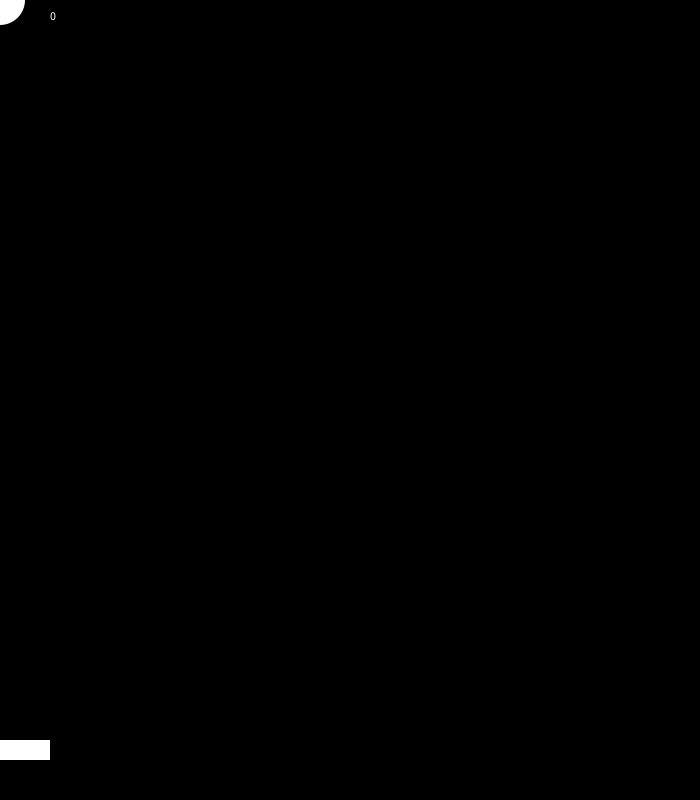
Frame 1 (no input)
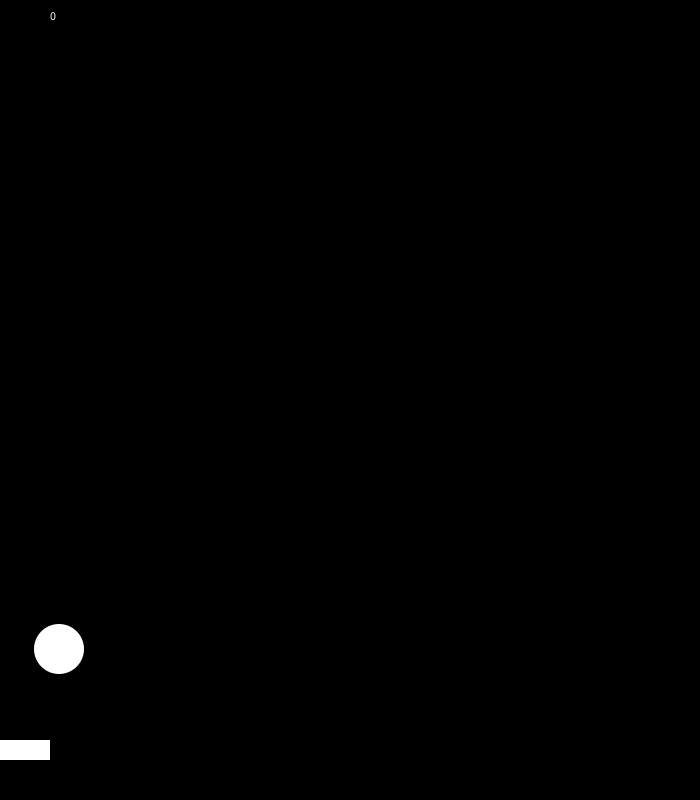
Frame 60 (the mouse pressed at the canvas centre just before this capture)
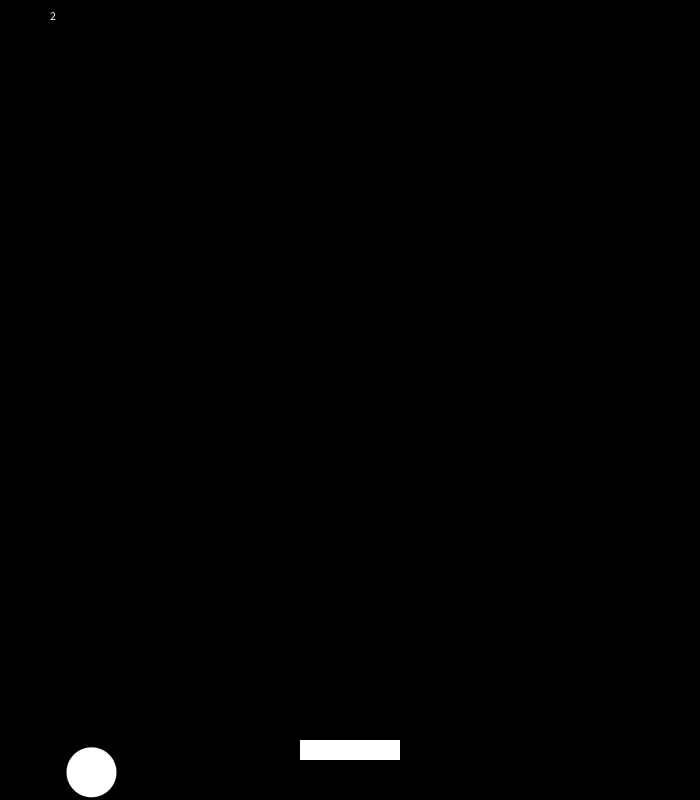
Frame 120 (the mouse held since frame 60 and released just before this capture)

The Processing sketch that drew these frames (run headless with seeded random() and noise(); from frame 60 on, the mouse is pressed at the canvas centre):

// Processing sketch: Taku3373
// ── Taku3373.pde
float x, y;
float velocityX = 30.0;
float velocityY = 0.0;
float gravity = 0.2;
float baunce = 0.25;
float hit = 0.5;
int point;
int count;


void setup() {
  size(700, 800);
  background(0);
  noStroke();
  fill(0);
  x=y=0.0;
  point=0;
  count=0;
  fill(255);
  velocityX=1.0;
  velocityY=5.0;
  rectMode(CENTER);
} 

void draw() {
  fade(false);
  fill(255);
  text(point, 50, 20);
  ellipse(x, y, 50, 50);
  rect(mouseX, height-50, 100, 20);
  velocityY += gravity;
  x+= velocityX;
  y+= velocityY;

  if (x>width || x<0) velocityX = -velocityX;

  if (y>height-25) {
    velocityY*=-baunce;
    velocityX*=hit;
    y=height-25;
    count++;
    point++;
  }

  if ((x>(mouseX-50))&&(x<(mouseX+50))&&(y>height-75)) {
    y=height-75;
    velocityY*=(-1.1);
  }
  if (y<=0) {
    velocityY=-velocityY;
  }

  if (count>=25) {
    background(#FC081C);
    textAlign(CENTER);
    textSize(58);
    text("GAME OVER", width/2, height/2);
  }
}

void fade (boolean _fadeFlag) {
  if ( _fadeFlag) {
    fill(255, 10);
    rect(0, 0, width, height);
    fill(255);
  } else {
    background(0);
  }
}
